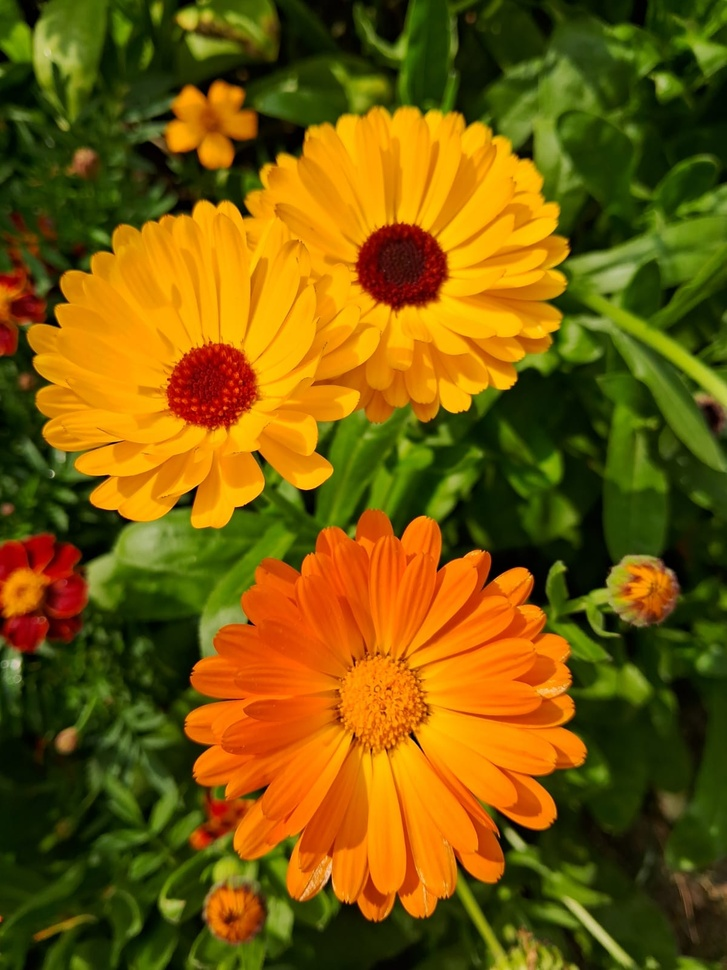
#> input picture images/FLOWER.jpeg, 727 x 970 px, shrunk from 1200 x 1600 before the run, found by its file name
$ python 'Kernel Implementation (no weight).py'
#> lines starting #> are read from the running program, lines starting #| are printed output that depends on the picture
import matplotlib.pyplot as plt
import cv2
import numpy as np

def main():
    # Read the image in grayscale
    img_gray = cv2.imread("/Users/akhi/Desktop/DIP/images/FLOWER.jpeg", 0)
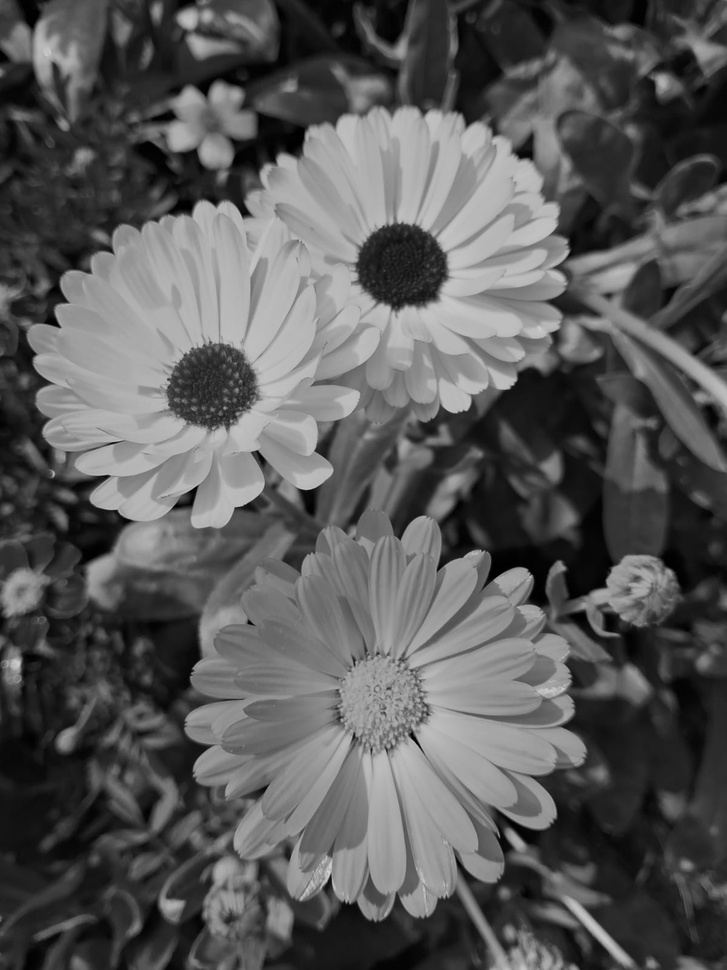
#> img_gray: shape (970, 727); min 0, max 217, mean 88.9
    if img_gray is None:
        print("Image not found!")
        return

    # Add Gaussian noise
    row, col = img_gray.shape
#> row = 970; col = 727
    mean, var = 0, 0.01
    sigma = var ** 0.5
    gauss = np.random.normal(mean, sigma, (row, col))
    noisy_img = img_gray.astype(np.float32) + gauss * 255
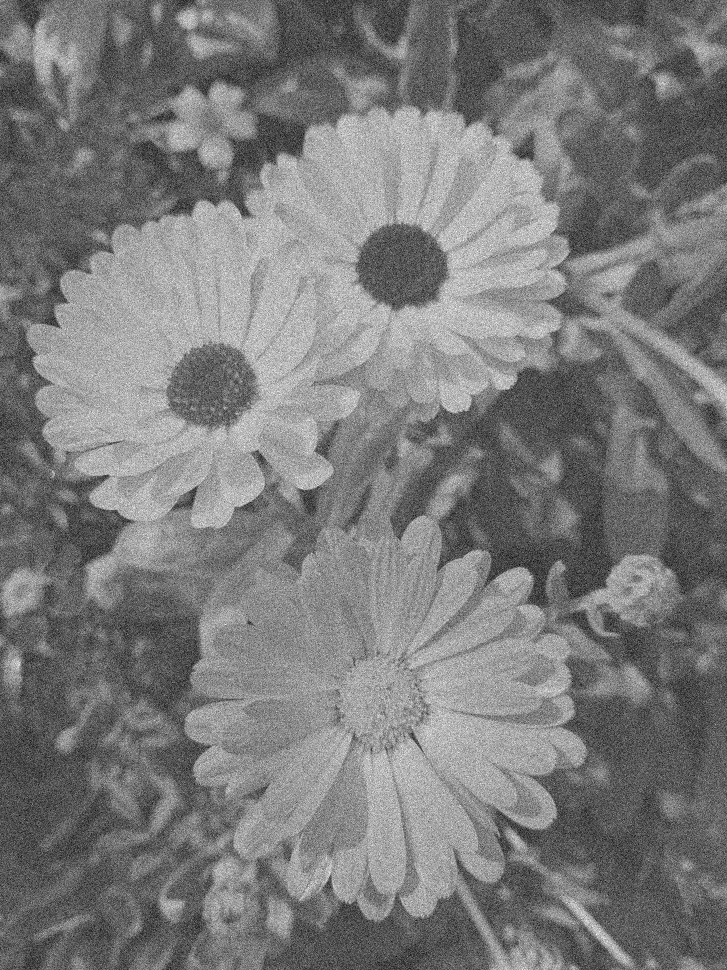
#> noisy_img: shape (970, 727) float64; min -103.8, max 295.3, mean 89; drawn with min black and max white
    noisy_img = np.clip(noisy_img, 0, 255).astype(np.uint8)

    # Define kernels
    avg_filter = np.ones((3, 3), dtype=np.float32) / 9

    sobel_x = np.array([[-1, 0, 1],
                        [-2, 0, 2],
                        [-1, 0, 1]], dtype=np.float32)
    sobel_y = np.array([[-1, -2, -1],
                        [ 0,  0,  0],
                        [ 1,  2,  1]], dtype=np.float32)

    prewitt_x = np.array([[-1, 0, 1],
                          [-1, 0, 1],
                          [-1, 0, 1]], dtype=np.float32)
    prewitt_y = np.array([[-1, -1, -1],
                          [ 0,  0,  0],
                          [ 1,  1,  1]], dtype=np.float32)

    laplace_4 = np.array([[ 0, -1,  0],
                          [-1,  4, -1],
                          [ 0, -1,  0]], dtype=np.float32)
    laplace_8 = np.array([[-1, -1, -1],
                          [-1,  8, -1],
                          [-1, -1, -1]], dtype=np.float32)

    # Apply OpenCV filters
    avg_cv = cv2.filter2D(noisy_img, -1, avg_filter)
    sobel_x_cv = cv2.filter2D(noisy_img, -1, sobel_x)
    sobel_y_cv = cv2.filter2D(noisy_img, -1, sobel_y)
    prewitt_x_cv = cv2.filter2D(noisy_img, -1, prewitt_x)
    prewitt_y_cv = cv2.filter2D(noisy_img, -1, prewitt_y)
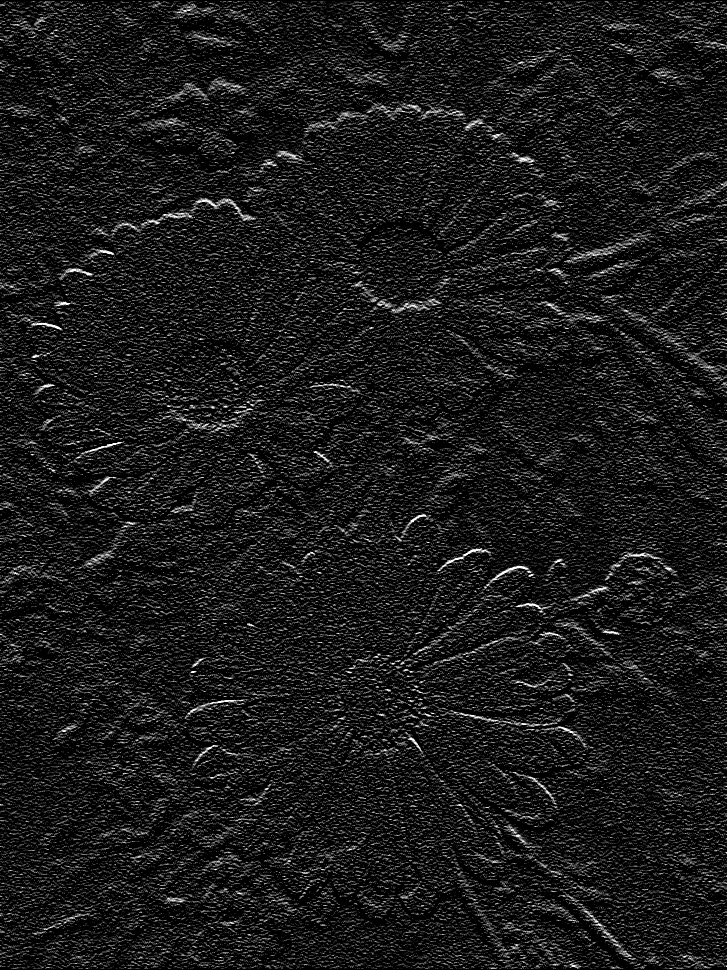
#> prewitt_y_cv: shape (970, 727); min 0, max 255, mean 26.4
    laplace_4_cv = cv2.filter2D(noisy_img, -1, laplace_4)
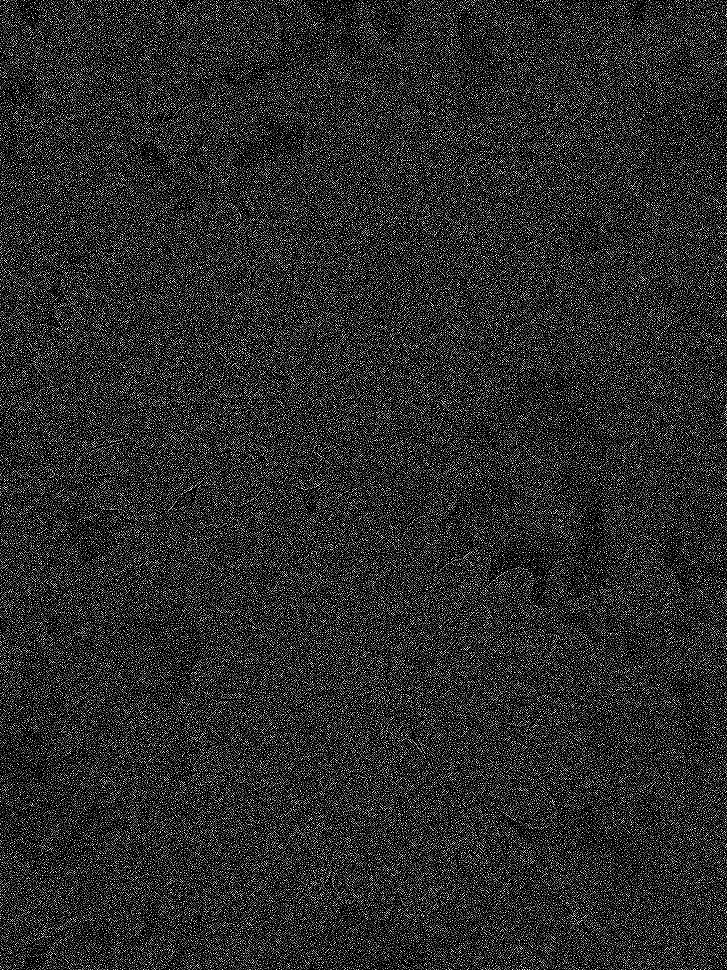
#> laplace_4_cv: shape (970, 727); min 0, max 255, mean 43.2
    laplace_8_cv = cv2.filter2D(noisy_img, -1, laplace_8)
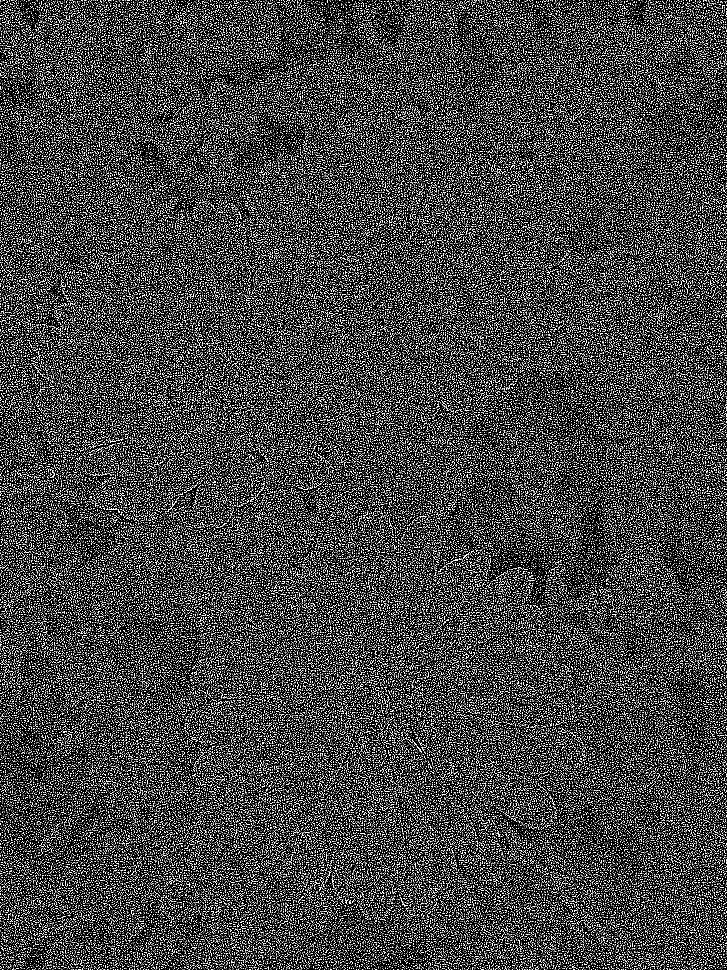
#> laplace_8_cv: shape (970, 727); min 0, max 255, mean 71.3

    # Apply manual filters (using cv2.filter2D for simplicity)
    avg_manual = manual_filter(noisy_img, avg_filter)
    sobel_x_manual = manual_filter(noisy_img, sobel_x)
    sobel_y_manual = manual_filter(noisy_img, sobel_y)
    prewitt_x_manual = manual_filter(noisy_img, prewitt_x)
    prewitt_y_manual = manual_filter(noisy_img, prewitt_y)
    laplace_4_manual = manual_filter(noisy_img, laplace_4)
    laplace_8_manual = manual_filter(noisy_img, laplace_8)

    # Collect images for display
    img_set = [
        img_gray, noisy_img,
        avg_cv, avg_manual,
        sobel_x_cv, sobel_x_manual,
        sobel_y_cv, sobel_y_manual,
        prewitt_x_cv, prewitt_x_manual,
        prewitt_y_cv, prewitt_y_manual,
        laplace_4_cv, laplace_4_manual,
        laplace_8_cv, laplace_8_manual
    ]

    img_titles = [
        'Original', 'Gaussian Noise',
        'Avg (cv2)', 'Avg (manual)',
        'Sobel-X (cv2)', 'Sobel-X (manual)',
        'Sobel-Y (cv2)', 'Sobel-Y (manual)',
        'Prewitt-X (cv2)', 'Prewitt-X (manual)',
        'Prewitt-Y (cv2)', 'Prewitt-Y (manual)',
        'Laplace-4 (cv2)', 'Laplace-4 (manual)',
        'Laplace-8 (cv2)', 'Laplace-8 (manual)'
    ]

    display_images(img_set, img_titles)


def manual_filter(img, kernel):
    """Manual convolution using cv2.filter2D."""
    img_float = img.astype(np.float32)
    # cv2.filter2D does convolution; kernel flip not required
    output = cv2.filter2D(img_float, -1, kernel)
    return np.clip(output, 0, 255).astype(np.uint8)
#> in manual_filter (call 6), `output = cv2.filter2D(img_float, -1, kernel)`:
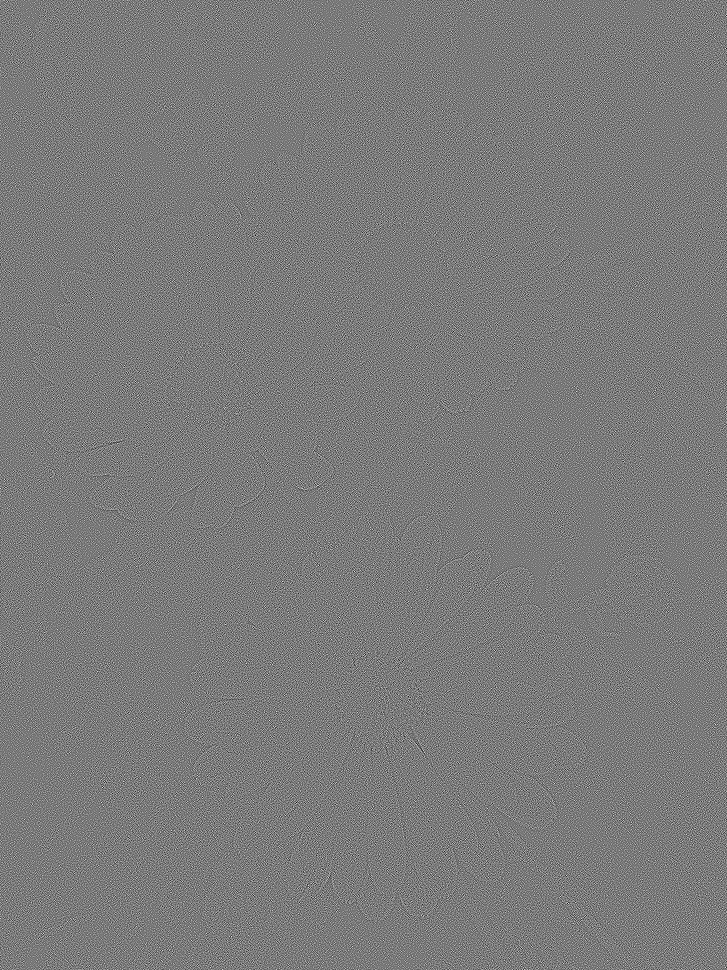
#> output: shape (970, 727) float32; min -507, max 541, mean 0; drawn with min black and max white


def display_images(img_set, titles):
    plt.figure(figsize=(8, 8))
    n = len(img_set)
#> n = 16
    cols = 4
    rows = n // cols + (n % cols != 0)
#> rows = 4
    for i in range(n):
        plt.subplot(rows, cols, i + 1)
        plt.imshow(img_set[i], cmap='gray')
        plt.title(titles[i], fontsize=9)
        plt.axis('off')
    plt.tight_layout()
    plt.show()


if __name__ == "__main__":
    main()

$ run again, with images/scn.jpeg copied over images/FLOWER.jpeg
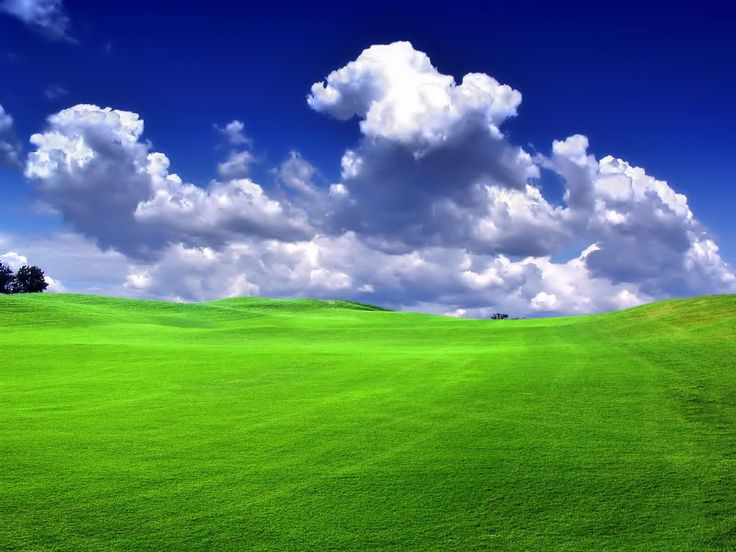
#> input picture images/scn.jpeg, 736 x 552 px, found by its file name
#> in main, `laplace_8_cv = cv2.filter2D(noisy_img, -1, laplace_8)`:
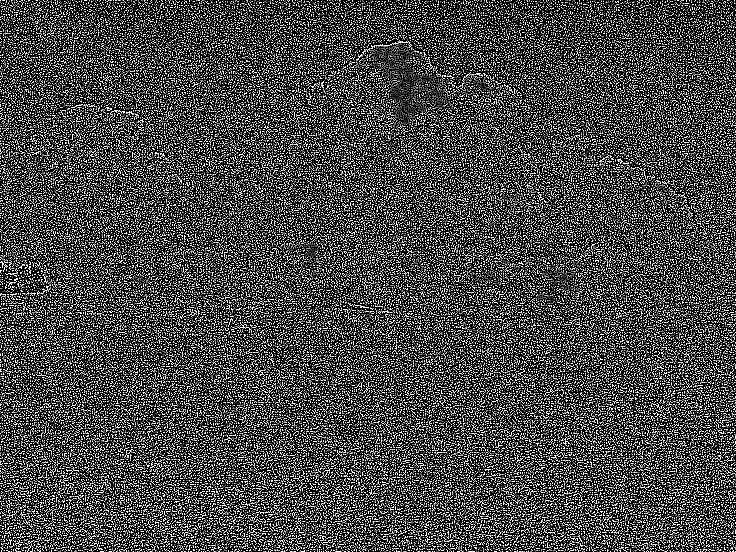
#> laplace_8_cv: shape (552, 736); min 0, max 255, mean 73.8
#> in manual_filter (call 6), `output = cv2.filter2D(img_float, -1, kernel)`:
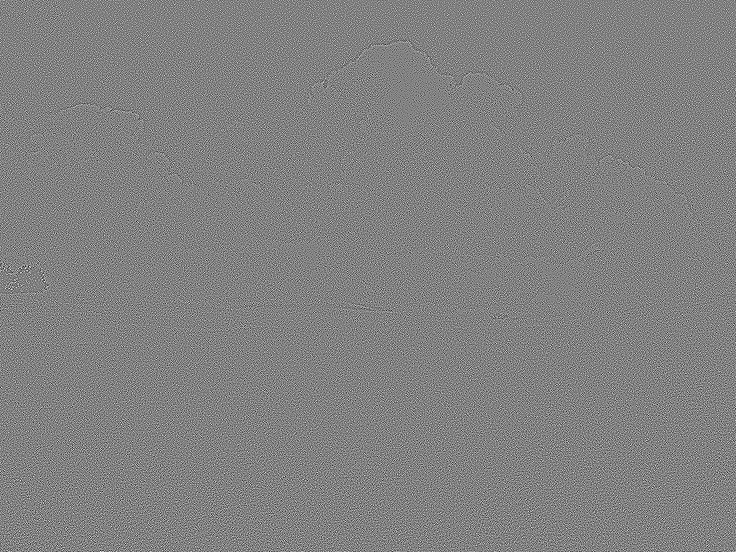
#> output: shape (552, 736) float32; min -563, max 544, mean 0; drawn with min black and max white
#> n = 16
#> rows = 4
